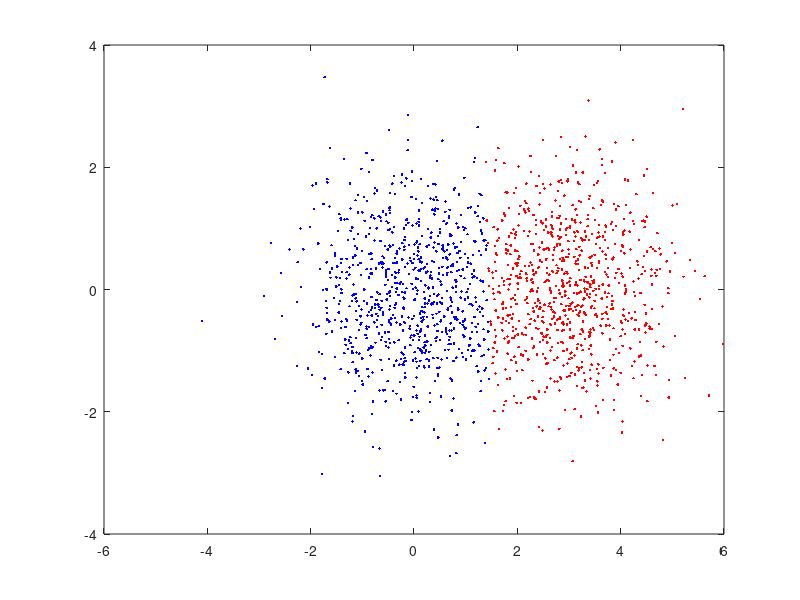

Write MATLAB code to recreate this figure.
load('dataset1.txt');
load('dataset2.txt');
load('dataset3.txt');

plot(dataset1(:,1),dataset1(:,2),'r.');
%plot(dataset2(:,1),dataset2(:,2));

maxiterations = 10;

%does k-means
dataset = dataset1;
k=2;
datasetSize = size(dataset);
numPoints = datasetSize(1);

randOrder = randperm(numPoints);
meanRows = randOrder(1:k);

%assign the cluster rows randomly
currentClusters = zeros(k,2);
currentClusterDistances = zeros(k,1);
for row = 1:k
    currentClusters(row,:) = dataset(meanRows(row),:);
end


currentClusterAssignments = zeros(numPoints,1);

for iteration = 1:maxiterations
    currentNumChanged = 0;
    cluster1Rows = [];
    cluster2Rows = [];
    
    %loop through the data points finding the closest cluster for each point
    for dataPoint = 1:numPoints
       for cluster = 1:k
           currentClusterDistances(cluster) = norm(currentClusters(cluster,:)-dataset(dataPoint,:));
       end
       
       [currentMinDistance,bestCluster] = min(currentClusterDistances);
       
       if(bestCluster ~= currentClusterAssignments(dataPoint))
           currentClusterAssignments(dataPoint) = bestCluster;
           currentNumChanged = currentNumChanged + 1;
       end

       if(currentClusterAssignments(dataPoint) == 1)
          cluster1Rows = [cluster1Rows;dataset(dataPoint,:)]; 
       elseif(currentClusterAssignments(dataPoint) == 2)
           cluster2Rows = [cluster2Rows;dataset(dataPoint,:)]; 
       end
    end
    
    %it has converged
    if(currentNumChanged < 1)
       break; 
    end

    %reassign the clusters
    currentClusters(1,:) = [mean(cluster1Rows(:,1)) mean(cluster1Rows(:,2))];
    currentClusters(2,:) = [mean(cluster2Rows(:,1)) mean(cluster2Rows(:,2))];
end

plot(cluster1Rows(:,1),cluster1Rows(:,2),'r.',...
        cluster2Rows(:,1),cluster2Rows(:,2),'b.');
